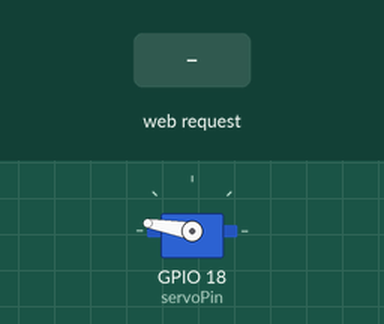
Recording of a sketch running on a simulated ESP32. Shown: servo. Inputs (shaded band) come from the test bench. What the sketch prints to the serial monitor is not drawn.

Above: at 2.2 s.
2.3 s: HTTP request GET /move received
At 3.5 s:
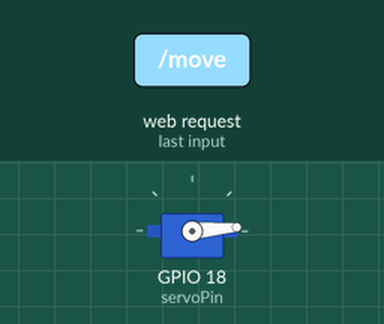
Timing chart, 0 to 5.8 s (numbered marks = the images above; inputs shaded):
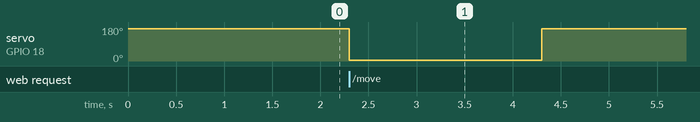

Measured:
- after the input at 2.3 s, servo on GPIO 18 (servoPin): 170° → 5° at once, → 170° 2.0 s later

The sketch:

code.ino
```cpp
#include <WiFi.h>
#include <WebServer.h>
#include <ESP32Servo.h>

Servo myservo;
const int servoPin = 18;

// ====== Wi-Fi AP settings ======
const char* ssid     = "SecretDoor-ESP32";   // Wi-Fi name
const char* password = "OpenSesame";        // At least 8 chars

WebServer server(80);

const int HOME_ANGLE    = 170;   // default servo position (door "closed")
const int TRIGGER_ANGLE = 5;    // angle when door is "open"

// Fancy HTML main page
const char MAIN_page[] PROGMEM = R"rawliteral(
<!DOCTYPE html>
<html>
<head>
  <meta charset="utf-8" />
  <title>Secret Door Control</title>
  <meta name="viewport" content="width=device-width, initial-scale=1" />
  <style>
    :root {
      --bg: #050816;
      --card-bg: rgba(15, 23, 42, 0.95);
      --accent: #38bdf8;
      --accent-soft: rgba(56, 189, 248, 0.2);
      --text-main: #e5e7eb;
      --text-muted: #9ca3af;
      --danger: #f97373;
    }
    * {
      box-sizing: border-box;
      margin: 0;
      padding: 0;
      font-family: system-ui, -apple-system, BlinkMacSystemFont, "Segoe UI", sans-serif;
    }
    body {
      min-height: 100vh;
      background: radial-gradient(circle at top, #1e293b 0, #020617 45%, #000 100%);
      display: flex;
      align-items: center;
      justify-content: center;
      color: var(--text-main);
      padding: 16px;
    }
    .glow-orb {
      position: fixed;
      width: 450px;
      height: 450px;
      border-radius: 50%;
      background: radial-gradient(circle, rgba(56, 189, 248, 0.35), transparent 60%);
      top: -120px;
      right: -80px;
      filter: blur(2px);
      z-index: -1;
    }
    .panel {
      max-width: 420px;
      width: 100%;
      background: var(--card-bg);
      border-radius: 24px;
      padding: 26px 22px 22px;
      box-shadow:
        0 0 0 1px rgba(148, 163, 184, 0.3),
        0 40px 80px rgba(15, 23, 42, 0.9);
      position: relative;
      overflow: hidden;
    }
    .panel::before {
      content: "";
      position: absolute;
      inset: 0;
      background: linear-gradient(135deg, rgba(56,189,248,0.16), transparent 50%);
      opacity: 0.75;
      pointer-events: none;
    }
    .panel-inner {
      position: relative;
      z-index: 1;
    }
    .chip {
      display: inline-flex;
      align-items: center;
      gap: 6px;
      padding: 4px 10px;
      border-radius: 999px;
      font-size: 11px;
      text-transform: uppercase;
      letter-spacing: 0.08em;
      border: 1px solid rgba(148, 163, 184, 0.4);
      background: rgba(15, 23, 42, 0.8);
      margin-bottom: 16px;
      color: var(--text-muted);
    }
    .chip-dot {
      width: 7px;
      height: 7px;
      border-radius: 999px;
      background: #22c55e;
      box-shadow: 0 0 10px rgba(34, 197, 94, 0.8);
    }
    h1 {
      font-size: 24px;
      margin-bottom: 6px;
      display: flex;
      align-items: center;
      gap: 8px;
    }
    h1 span.icon {
      font-size: 26px;
    }
    .subtitle {
      font-size: 13px;
      color: var(--text-muted);
      margin-bottom: 18px;
    }
    .info-row {
      display: flex;
      justify-content: space-between;
      font-size: 12px;
      color: var(--text-muted);
      margin-bottom: 12px;
    }
    .info-row span.label {
      text-transform: uppercase;
      letter-spacing: 0.08em;
      font-size: 11px;
    }
    .info-row span.value {
      font-weight: 500;
      color: var(--text-main);
    }
    .status-pill {
      margin: 14px 0 20px;
      padding: 10px 12px;
      border-radius: 12px;
      background: linear-gradient(90deg, rgba(56,189,248,0.18), rgba(15,23,42,0.9));
      border: 1px solid rgba(56,189,248,0.5);
      font-size: 12px;
      display: flex;
      align-items: center;
      gap: 8px;
    }
    .status-dot {
      width: 9px;
      height: 9px;
      border-radius: 999px;
      border: 2px solid rgba(15, 23, 42, 1);
      background: #22c55e;
      box-shadow: 0 0 18px rgba(34, 197, 94, 0.9);
    }
    .status-text-main {
      font-weight: 500;
    }
    .status-text-sub {
      opacity: 0.8;
    }

    .button-wrap {
      margin-top: 12px;
      margin-bottom: 8px;
    }
    button.open-btn {
      all: unset;
      cursor: pointer;
      display: inline-flex;
      align-items: center;
      justify-content: center;
      gap: 10px;
      padding: 12px 26px;
      border-radius: 999px;
      background: radial-gradient(circle at top left, #4ade80, #22c55e);
      color: #022c22;
      font-weight: 600;
      font-size: 16px;
      box-shadow:
        0 0 0 1px rgba(21, 128, 61, 0.6),
        0 24px 40px rgba(22, 163, 74, 0.7);
      position: relative;
      overflow: hidden;
      min-width: 210px;
    }
    button.open-btn::before {
      content: "";
      position: absolute;
      inset: 0;
      background: radial-gradient(circle at 0 0, rgba(255,255,255,0.45), transparent 55%);
      opacity: 0.9;
      pointer-events: none;
    }
    button.open-btn:active {
      transform: translateY(1px) scale(0.99);
      box-shadow:
        0 0 0 1px rgba(21, 128, 61, 0.7),
        0 16px 30px rgba(22, 163, 74, 0.7);
    }
    .btn-icon {
      background: rgba(16, 185, 129, 0.8);
      width: 26px;
      height: 26px;
      border-radius: 999px;
      display: inline-flex;
      align-items: center;
      justify-content: center;
      font-size: 15px;
      box-shadow: 0 0 14px rgba(45, 212, 191, 0.8);
    }
    .footer {
      margin-top: 18px;
      font-size: 11px;
      color: var(--text-muted);
      opacity: 0.8;
    }
    .footer span {
      opacity: 0.9;
    }
    .highlight {
      color: var(--accent);
      font-weight: 500;
    }
    @media (max-width: 480px) {
      h1 { font-size: 22px; }
      button.open-btn { width: 100%; }
    }
  </style>
</head>
<body>
  <div class="glow-orb"></div>
  <div class="panel">
    <div class="panel-inner">
      <div class="chip">
        <div class="chip-dot"></div>
        <span>Inside Access • Online</span>
      </div>
      <h1>
        <span class="icon">🚪</span>
        Secret Door Console
      </h1>
      <p class="subtitle">
        Tap once to let yourself out. The servo will pull to open, hold for 4&nbsp;seconds, then return to locked position.
      </p>

      <div class="info-row">
        <div>
          <span class="label">Mode</span><br />
          <span class="value">Inside-Only Release</span>
        </div>
        <div style="text-align:right;">
          <span class="label">Servo Profile</span><br />
          <span class="value">170° ⟷ 30°</span>
        </div>
      </div>

      <div class="status-pill">
        <div class="status-dot"></div>
        <div>
          <div class="status-text-main">Door is currently <strong>closed</strong> (servo at 170°)</div>
          <div class="status-text-sub">Press “Open Door” to pulse the mechanism.</div>
        </div>
      </div>

      <form action="/move" method="GET" class="button-wrap">
        <button type="submit" class="open-btn">
          <span class="btn-icon">⇄</span>
          <span>Open Door</span>
        </button>
      </form>

      <div class="footer">
        <span>Project: <span class="highlight">Personal Auto-Door</span> · Powered by ESP32</span>
      </div>
    </div>
  </div>
</body>
</html>
)rawliteral";

// Fancy "movement complete" page
const char DONE_page[] PROGMEM = R"rawliteral(
<!DOCTYPE html>
<html>
<head>
  <meta charset="utf-8" />
  <title>Door Pulse Complete</title>
  <meta name="viewport" content="width=device-width, initial-scale=1" />
  <style>
    body {
      min-height: 100vh;
      margin: 0;
      padding: 0;
      display: flex;
      align-items: center;
      justify-content: center;
      font-family: system-ui, -apple-system, BlinkMacSystemFont, "Segoe UI", sans-serif;
      background: radial-gradient(circle at top, #1e293b 0, #020617 45%, #000 100%);
      color: #e5e7eb;
    }
    .card {
      background: rgba(15, 23, 42, 0.96);
      border-radius: 24px;
      padding: 26px 22px 18px;
      width: 90%;
      max-width: 380px;
      box-shadow:
        0 0 0 1px rgba(148, 163, 184, 0.3),
        0 32px 70px rgba(15, 23, 42, 0.95);
      text-align: center;
      position: relative;
      overflow: hidden;
    }
    .card::before {
      content: "";
      position: absolute;
      inset: -40%;
      background: conic-gradient(
        from 0deg,
        rgba(56,189,248,0.0),
        rgba(56,189,248,0.65),
        rgba(56,189,248,0.0)
      );
      opacity: 0.35;
      filter: blur(18px);
      z-index: -1;
    }
    .icon {
      font-size: 38px;
      margin-bottom: 8px;
    }
    h2 {
      margin: 4px 0 6px;
      font-size: 22px;
    }
    p {
      font-size: 13px;
      color: #9ca3af;
      margin-bottom: 18px;
    }
    .pill {
      display: inline-flex;
      align-items: center;
      gap: 8px;
      padding: 6px 11px;
      border-radius: 999px;
      border: 1px solid rgba(56,189,248,0.6);
      background: rgba(15,23,42,0.9);
      font-size: 11px;
      margin-bottom: 18px;
    }
    .pill-dot {
      width: 8px;
      height: 8px;
      border-radius: 999px;
      background: #22c55e;
      box-shadow: 0 0 16px rgba(34, 197, 94, 0.9);
    }
    a.btn {
      display: inline-flex;
      align-items: center;
      justify-content: center;
      padding: 9px 22px;
      border-radius: 999px;
      border: 1px solid rgba(148, 163, 184, 0.7);
      color: #e5e7eb;
      font-size: 14px;
      text-decoration: none;
      gap: 6px;
    }
    a.btn span.arrow {
      font-size: 15px;
    }
    .hint {
      margin-top: 12px;
      font-size: 11px;
      color: #6b7280;
    }
  </style>
</head>
<body>
  <div class="card">
    <div class="icon">✅</div>
    <h2>Door Pulse Complete</h2>
    <p>
      The servo moved from <strong>170° → 30° → 170°</strong>.<br/>
      Your door should now be back in the normal closed position.
    </p>
    <div class="pill">
      <div class="pill-dot"></div>
      <span>Inside access cycle finished safely.</span>
    </div>
    <a href="/" class="btn">
      <span class="arrow">↩</span>
      <span>Back to Control Panel</span>
    </a>
    <div class="hint">
      You can close this tab once you’re out.
    </div>
  </div>
</body>
</html>
)rawliteral";

void handleRoot() {
  server.send(200, "text/html", MAIN_page);
}

void handleMove() {
  Serial.println("Button clicked: 170° → 30° (4s) → 170°");

  // Move to "open" angle and hold 4 seconds
  myservo.write(TRIGGER_ANGLE);
  delay(2000);

  // Move back to "home" angle
  myservo.write(HOME_ANGLE);

  // Send fancy completion page
  server.send(200, "text/html", DONE_page);
}

void setup() {
  Serial.begin(115200);
  delay(500);

  myservo.attach(servoPin, 500, 2400);

  // Start servo at 170° (door closed)
  myservo.write(HOME_ANGLE);
  delay(500);

  Serial.println();
  Serial.println("Starting Access Point...");
  WiFi.softAP(ssid, password);

  IPAddress IP = WiFi.softAPIP();
  Serial.print("Connect to WiFi: "); Serial.println(ssid);
  Serial.print("Password: "); Serial.println(password);
  Serial.print("Open browser at: http://"); Serial.println(IP);

  server.on("/", handleRoot);
  server.on("/move", handleMove);
  server.begin();
  Serial.println("HTTP server started");
}

void loop() {
  server.handleClient();
}
```
